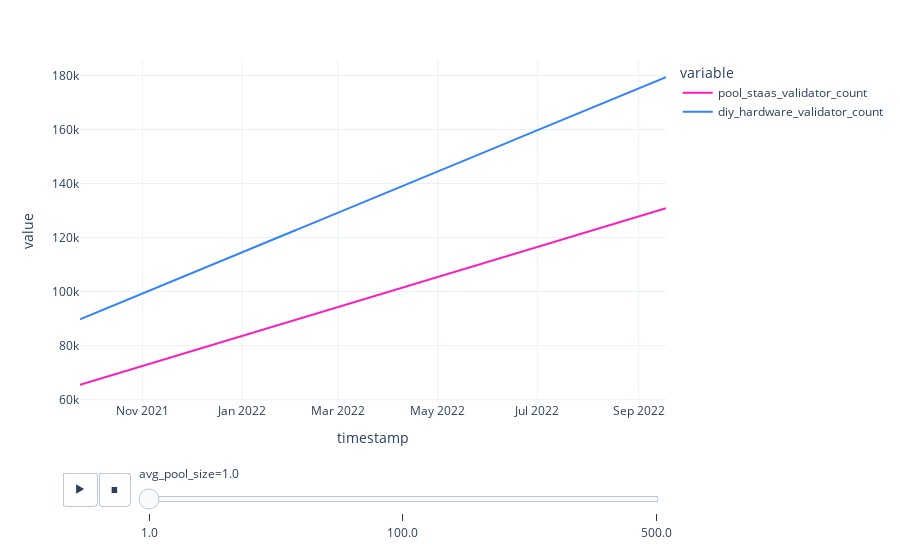

Here is the notebook cell this chart was saved with:
### Code cell
px.line(
    df,
    x='timestamp',
    y=['pool_staas_validator_count', 'diy_hardware_validator_count'],
    animation_frame='avg_pool_size'
)

### Figure 1 — Plotly figure (JSON) as saved in the notebook; plotly's stock layout.template omitted (floating-point values rounded to 4 significant figures; data arrays with more than 128 entries replaced by an {"elided": "..."} marker saying what was removed)
{"data": [{"hovertemplate": "variable=pool_staas_validator_count<br>avg_pool_size=1.0<br>timestamp=%{x}<br>value=%{y}<extra></extra>", "legendgroup": "pool_staas_validator_count", "line": {"color": "#FC1CBF", "dash": "solid"}, "mode": "lines", "name": "pool_staas_validator_count", "orientation": "v", "showlegend": true, "type": "scatter", "x": {"elided": "360 str values"}, "xaxis": "x", "y": {"elided": "360 float values"}, "yaxis": "y"}, {"hovertemplate": "variable=diy_hardware_validator_count<br>avg_pool_size=1.0<br>timestamp=%{x}<br>value=%{y}<extra></extra>", "legendgroup": "diy_hardware_validator_count", "line": {"color": "#3283FE", "dash": "solid"}, "mode": "lines", "name": "diy_hardware_validator_count", "orientation": "v", "showlegend": true, "type": "scatter", "x": {"elided": "360 str values"}, "xaxis": "x", "y": {"elided": "360 float values"}, "yaxis": "y"}], "layout": {"legend": {"title": {"text": "variable"}, "tracegroupgap": 0}, "margin": {"t": 60}, "sliders": [{"active": 0, "currentvalue": {"prefix": "avg_pool_size="}, "len": 0.9, "pad": {"b": 10, "t": 60}, "steps": [{"args": [["1.0"], {"frame": {"duration": 0, "redraw": false}, "fromcurrent": true, "mode": "immediate", "transition": {"duration": 0, "easing": "linear"}}], "label": "1.0", "method": "animate"}, {"args": [["100.0"], {"frame": {"duration": 0, "redraw": false}, "fromcurrent": true, "mode": "immediate", "transition": {"duration": 0, "easing": "linear"}}], "label": "100.0", "method": "animate"}, {"args": [["500.0"], {"frame": {"duration": 0, "redraw": false}, "fromcurrent": true, "mode": "immediate", "transition": {"duration": 0, "easing": "linear"}}], "label": "500.0", "method": "animate"}], "x": 0.1, "xanchor": "left", "y": 0, "yanchor": "top"}], "updatemenus": [{"buttons": [{"args": [null, {"frame": {"duration": 500, "redraw": false}, "fromcurrent": true, "mode": "immediate", "transition": {"duration": 500, "easing": "linear"}}], "label": "&#9654;", "method": "animate"}, {"args": [[null], {"frame": {"duration": 0, "redraw": false}, "fromcurrent": true, "mode": "immediate", "transition": {"duration": 0, "easing": "linear"}}], "label": "&#9724;", "method": "animate"}], "direction": "left", "pad": {"r": 10, "t": 70}, "showactive": false, "type": "buttons", "x": 0.1, "xanchor": "right", "y": 0, "yanchor": "top"}], "xaxis": {"anchor": "y", "domain": [0, 1], "title": {"text": "timestamp"}}, "yaxis": {"anchor": "x", "domain": [0, 1], "title": {"text": "value"}}}}
